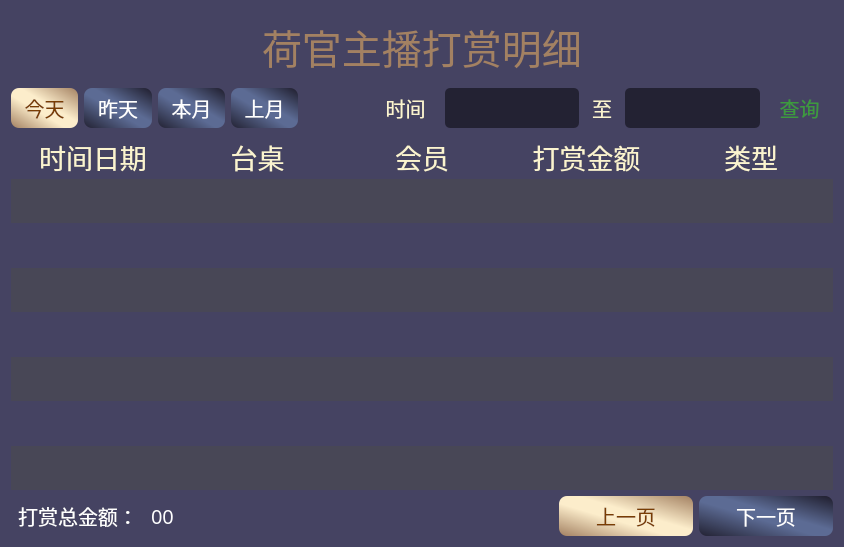
<?xml version="1.0" encoding="UTF-8"?>
<ui version="4.0">
 <class>Live</class>
 <widget class="QWidget" name="Live">
  <property name="geometry">
   <rect>
    <x>0</x>
    <y>0</y>
    <width>844</width>
    <height>547</height>
   </rect>
  </property>
  <property name="windowTitle">
   <string>Form</string>
  </property>
  <property name="styleSheet">
   <string notr="true">background-color: rgb(69, 67, 98);</string>
  </property>
  <layout class="QVBoxLayout" name="verticalLayout" stretch="1,1,5,1">
   <item>
    <layout class="QHBoxLayout" name="horizontalLayout" stretch="1,1,1">
     <item>
      <spacer name="horizontalSpacer">
       <property name="orientation">
        <enum>Qt::Horizontal</enum>
       </property>
       <property name="sizeHint" stdset="0">
        <size>
         <width>40</width>
         <height>20</height>
        </size>
       </property>
      </spacer>
     </item>
     <item>
      <widget class="QLabel" name="label">
       <property name="font">
        <font>
         <family>微软雅黑</family>
         <pointsize>30</pointsize>
        </font>
       </property>
       <property name="styleSheet">
        <string notr="true">background-color: transparent;
color: qlineargradient(spread:pad, x1:0, y1:1, x2:0, y2:0, stop:0 rgba(163, 129, 98, 255), stop:1 rgba(252, 237, 203, 255));</string>
       </property>
       <property name="text">
        <string>荷官主播打赏明细</string>
       </property>
       <property name="alignment">
        <set>Qt::AlignLeading|Qt::AlignLeft|Qt::AlignVCenter</set>
       </property>
      </widget>
     </item>
     <item>
      <spacer name="horizontalSpacer_2">
       <property name="orientation">
        <enum>Qt::Horizontal</enum>
       </property>
       <property name="sizeHint" stdset="0">
        <size>
         <width>40</width>
         <height>20</height>
        </size>
       </property>
      </spacer>
     </item>
    </layout>
   </item>
   <item>
    <layout class="QHBoxLayout" name="horizontalLayout_2" stretch="2,2,2,2,2,2,4,1,4,2">
     <item>
      <widget class="QPushButton" name="pu_today">
       <property name="minimumSize">
        <size>
         <width>0</width>
         <height>40</height>
        </size>
       </property>
       <property name="font">
        <font>
         <family>方正粗黑宋简体</family>
         <pointsize>15</pointsize>
        </font>
       </property>
       <property name="styleSheet">
        <string notr="true">background-color: qlineargradient(spread:pad, x1:1, y1:0, x2:0, y2:1, stop:0 rgba(163, 129, 98, 255), stop:0.431818 rgba(252, 237, 203, 255), stop:0.590909 rgba(252, 237, 203, 255), stop:1 rgba(163, 129, 98, 255));
border-radius: 8px;
color: rgb(121, 61, 3);</string>
       </property>
       <property name="text">
        <string>今天</string>
       </property>
      </widget>
     </item>
     <item>
      <widget class="QPushButton" name="pu_yesterday">
       <property name="minimumSize">
        <size>
         <width>0</width>
         <height>40</height>
        </size>
       </property>
       <property name="font">
        <font>
         <family>方正粗黑宋简体</family>
         <pointsize>15</pointsize>
        </font>
       </property>
       <property name="styleSheet">
        <string notr="true">background-color: qlineargradient(spread:reflect, x1:0, y1:1, x2:1, y2:0, stop:0 rgba(35, 34, 51, 255), stop:0.4375 rgba(92, 107, 148, 255), stop:0.568182 rgba(92, 107, 148, 255), stop:0.971591 rgba(35, 34, 51, 255), stop:1 rgba(35, 34, 51, 255));
border-radius: 8px;
color: rgb(255, 255, 255);</string>
       </property>
       <property name="text">
        <string>昨天</string>
       </property>
      </widget>
     </item>
     <item>
      <widget class="QPushButton" name="pu_now_month">
       <property name="minimumSize">
        <size>
         <width>0</width>
         <height>40</height>
        </size>
       </property>
       <property name="font">
        <font>
         <family>方正粗黑宋简体</family>
         <pointsize>15</pointsize>
        </font>
       </property>
       <property name="styleSheet">
        <string notr="true">background-color: qlineargradient(spread:reflect, x1:0, y1:1, x2:1, y2:0, stop:0 rgba(35, 34, 51, 255), stop:0.4375 rgba(92, 107, 148, 255), stop:0.568182 rgba(92, 107, 148, 255), stop:0.971591 rgba(35, 34, 51, 255), stop:1 rgba(35, 34, 51, 255));
border-radius: 8px;
color: rgb(255, 255, 255);</string>
       </property>
       <property name="text">
        <string>本月</string>
       </property>
      </widget>
     </item>
     <item>
      <widget class="QPushButton" name="pu_front_month">
       <property name="minimumSize">
        <size>
         <width>0</width>
         <height>40</height>
        </size>
       </property>
       <property name="font">
        <font>
         <family>方正粗黑宋简体</family>
         <pointsize>15</pointsize>
        </font>
       </property>
       <property name="styleSheet">
        <string notr="true">background-color: qlineargradient(spread:reflect, x1:0, y1:1, x2:1, y2:0, stop:0 rgba(35, 34, 51, 255), stop:0.4375 rgba(92, 107, 148, 255), stop:0.568182 rgba(92, 107, 148, 255), stop:0.971591 rgba(35, 34, 51, 255), stop:1 rgba(35, 34, 51, 255));
border-radius: 8px;
color: rgb(255, 255, 255);</string>
       </property>
       <property name="text">
        <string>上月</string>
       </property>
      </widget>
     </item>
     <item>
      <spacer name="horizontalSpacer_3">
       <property name="orientation">
        <enum>Qt::Horizontal</enum>
       </property>
       <property name="sizeHint" stdset="0">
        <size>
         <width>40</width>
         <height>20</height>
        </size>
       </property>
      </spacer>
     </item>
     <item>
      <widget class="QLabel" name="label_2">
       <property name="font">
        <font>
         <family>方正粗黑宋简体</family>
         <pointsize>15</pointsize>
        </font>
       </property>
       <property name="styleSheet">
        <string notr="true">background-color: transparent;
color: rgb(251, 244, 207);
</string>
       </property>
       <property name="text">
        <string>时间</string>
       </property>
       <property name="alignment">
        <set>Qt::AlignCenter</set>
       </property>
      </widget>
     </item>
     <item>
      <widget class="QLineEdit" name="lineEdit">
       <property name="minimumSize">
        <size>
         <width>0</width>
         <height>40</height>
        </size>
       </property>
       <property name="styleSheet">
        <string notr="true">background-color: rgb(35, 34, 51);
border-radius: 5px;
border: 3px;
color: rgb(255, 255, 255);</string>
       </property>
       <property name="alignment">
        <set>Qt::AlignCenter</set>
       </property>
      </widget>
     </item>
     <item>
      <widget class="QLabel" name="label_3">
       <property name="font">
        <font>
         <family>方正粗黑宋简体</family>
         <pointsize>15</pointsize>
        </font>
       </property>
       <property name="styleSheet">
        <string notr="true">background-color: transparent;
color: rgb(251, 244, 207);
</string>
       </property>
       <property name="text">
        <string>至</string>
       </property>
       <property name="alignment">
        <set>Qt::AlignCenter</set>
       </property>
      </widget>
     </item>
     <item>
      <widget class="QLineEdit" name="lineEdit_2">
       <property name="minimumSize">
        <size>
         <width>0</width>
         <height>40</height>
        </size>
       </property>
       <property name="styleSheet">
        <string notr="true">background-color: rgb(35, 34, 51);
border-radius: 5px;
border: 3px;
color: rgb(255, 255, 255);</string>
       </property>
       <property name="alignment">
        <set>Qt::AlignCenter</set>
       </property>
      </widget>
     </item>
     <item>
      <widget class="QPushButton" name="pushButton_5">
       <property name="minimumSize">
        <size>
         <width>0</width>
         <height>40</height>
        </size>
       </property>
       <property name="font">
        <font>
         <family>方正粗黑宋简体</family>
         <pointsize>15</pointsize>
        </font>
       </property>
       <property name="styleSheet">
        <string notr="true">color: rgb(61, 154, 61);
background-color: transparent;
border-radius: 1px;</string>
       </property>
       <property name="text">
        <string>查询</string>
       </property>
      </widget>
     </item>
    </layout>
   </item>
   <item>
    <layout class="QGridLayout" name="gridLayout">
     <property name="spacing">
      <number>0</number>
     </property>
     <item row="8" column="1">
      <widget class="QLabel" name="label_seven_deskNum">
       <property name="styleSheet">
        <string notr="true">background-color: rgb(72, 71, 86);
color: rgb(255, 255, 255);</string>
       </property>
       <property name="text">
        <string/>
       </property>
      </widget>
     </item>
     <item row="5" column="3">
      <widget class="QLabel" name="label_four_money">
       <property name="styleSheet">
        <string notr="true">background-color: transparent;
color: rgb(255, 255, 255);</string>
       </property>
       <property name="text">
        <string/>
       </property>
      </widget>
     </item>
     <item row="8" column="0">
      <widget class="QLabel" name="label_seven_creatime">
       <property name="styleSheet">
        <string notr="true">background-color: rgb(72, 71, 86);</string>
       </property>
       <property name="text">
        <string/>
       </property>
      </widget>
     </item>
     <item row="1" column="0">
      <widget class="QLabel" name="label_one_creatime">
       <property name="styleSheet">
        <string notr="true">background-color: rgb(72, 71, 86);
color: rgb(255, 255, 255);</string>
       </property>
       <property name="text">
        <string/>
       </property>
      </widget>
     </item>
     <item row="6" column="4">
      <widget class="QLabel" name="label_31">
       <property name="styleSheet">
        <string notr="true">background-color: rgb(72, 71, 86);
color: rgb(255, 255, 255);</string>
       </property>
       <property name="text">
        <string/>
       </property>
      </widget>
     </item>
     <item row="1" column="4">
      <widget class="QLabel" name="label_14">
       <property name="styleSheet">
        <string notr="true">background-color: rgb(72, 71, 86);
color: rgb(255, 255, 255);</string>
       </property>
       <property name="text">
        <string/>
       </property>
      </widget>
     </item>
     <item row="2" column="1">
      <widget class="QLabel" name="label_two_deskNum">
       <property name="styleSheet">
        <string notr="true">background-color: transparent;
color: rgb(255, 255, 255);</string>
       </property>
       <property name="text">
        <string/>
       </property>
      </widget>
     </item>
     <item row="4" column="0">
      <widget class="QLabel" name="label_three_creatime">
       <property name="styleSheet">
        <string notr="true">background-color: rgb(72, 71, 86);</string>
       </property>
       <property name="text">
        <string/>
       </property>
      </widget>
     </item>
     <item row="5" column="4">
      <widget class="QLabel" name="label_30">
       <property name="styleSheet">
        <string notr="true">background-color: transparent;
color: rgb(255, 255, 255);</string>
       </property>
       <property name="text">
        <string/>
       </property>
      </widget>
     </item>
     <item row="1" column="2">
      <widget class="QLabel" name="label_12">
       <property name="styleSheet">
        <string notr="true">background-color: rgb(72, 71, 86);
color: rgb(255, 255, 255);</string>
       </property>
       <property name="text">
        <string/>
       </property>
      </widget>
     </item>
     <item row="2" column="0">
      <widget class="QLabel" name="label_two_creatime">
       <property name="styleSheet">
        <string notr="true">background-color: transparent;
color: rgb(255, 255, 255);</string>
       </property>
       <property name="text">
        <string/>
       </property>
      </widget>
     </item>
     <item row="0" column="2">
      <widget class="QLabel" name="label_41">
       <property name="font">
        <font>
         <family>方正粗黑宋简体</family>
         <pointsize>20</pointsize>
        </font>
       </property>
       <property name="styleSheet">
        <string notr="true">background-color: transparent;
color: rgb(251, 244, 207);</string>
       </property>
       <property name="text">
        <string>会员</string>
       </property>
       <property name="alignment">
        <set>Qt::AlignCenter</set>
       </property>
      </widget>
     </item>
     <item row="8" column="4">
      <widget class="QLabel" name="label_38">
       <property name="styleSheet">
        <string notr="true">background-color: rgb(72, 71, 86);
color: rgb(255, 255, 255);</string>
       </property>
       <property name="text">
        <string/>
       </property>
      </widget>
     </item>
     <item row="4" column="4">
      <widget class="QLabel" name="label_29">
       <property name="styleSheet">
        <string notr="true">background-color: rgb(72, 71, 86);
color: rgb(255, 255, 255);</string>
       </property>
       <property name="text">
        <string/>
       </property>
      </widget>
     </item>
     <item row="1" column="3">
      <widget class="QLabel" name="label_one_money">
       <property name="styleSheet">
        <string notr="true">background-color: rgb(72, 71, 86);
color: rgb(255, 255, 255);</string>
       </property>
       <property name="text">
        <string/>
       </property>
      </widget>
     </item>
     <item row="7" column="2">
      <widget class="QLabel" name="label_33">
       <property name="styleSheet">
        <string notr="true">background-color: transparent;
color: rgb(255, 255, 255);</string>
       </property>
       <property name="text">
        <string/>
       </property>
      </widget>
     </item>
     <item row="6" column="0">
      <widget class="QLabel" name="label_five_creatime">
       <property name="styleSheet">
        <string notr="true">background-color: rgb(72, 71, 86);</string>
       </property>
       <property name="text">
        <string/>
       </property>
      </widget>
     </item>
     <item row="1" column="1">
      <widget class="QLabel" name="label_one_deskNum">
       <property name="styleSheet">
        <string notr="true">background-color: rgb(72, 71, 86);
color: rgb(255, 255, 255);</string>
       </property>
       <property name="text">
        <string/>
       </property>
      </widget>
     </item>
     <item row="0" column="0">
      <widget class="QLabel" name="label_39">
       <property name="font">
        <font>
         <family>方正粗黑宋简体</family>
         <pointsize>20</pointsize>
        </font>
       </property>
       <property name="styleSheet">
        <string notr="true">background-color: transparent;
color: rgb(251, 244, 207);</string>
       </property>
       <property name="text">
        <string>时间日期</string>
       </property>
       <property name="alignment">
        <set>Qt::AlignCenter</set>
       </property>
      </widget>
     </item>
     <item row="2" column="2">
      <widget class="QLabel" name="label_16">
       <property name="styleSheet">
        <string notr="true">background-color: transparent;
color: rgb(255, 255, 255);</string>
       </property>
       <property name="text">
        <string/>
       </property>
      </widget>
     </item>
     <item row="7" column="4">
      <widget class="QLabel" name="label_37">
       <property name="styleSheet">
        <string notr="true">background-color: transparent;
color: rgb(255, 255, 255);</string>
       </property>
       <property name="text">
        <string/>
       </property>
      </widget>
     </item>
     <item row="0" column="1">
      <widget class="QLabel" name="label_40">
       <property name="font">
        <font>
         <family>方正粗黑宋简体</family>
         <pointsize>20</pointsize>
        </font>
       </property>
       <property name="styleSheet">
        <string notr="true">background-color: transparent;
color: rgb(251, 244, 207);</string>
       </property>
       <property name="text">
        <string>台桌</string>
       </property>
       <property name="alignment">
        <set>Qt::AlignCenter</set>
       </property>
      </widget>
     </item>
     <item row="8" column="2">
      <widget class="QLabel" name="label_34">
       <property name="styleSheet">
        <string notr="true">background-color: rgb(72, 71, 86);
color: rgb(255, 255, 255);</string>
       </property>
       <property name="text">
        <string/>
       </property>
      </widget>
     </item>
     <item row="0" column="3">
      <widget class="QLabel" name="label_42">
       <property name="font">
        <font>
         <family>方正粗黑宋简体</family>
         <pointsize>20</pointsize>
        </font>
       </property>
       <property name="styleSheet">
        <string notr="true">background-color: transparent;
color: rgb(251, 244, 207);</string>
       </property>
       <property name="text">
        <string>打赏金额</string>
       </property>
       <property name="alignment">
        <set>Qt::AlignCenter</set>
       </property>
      </widget>
     </item>
     <item row="8" column="3">
      <widget class="QLabel" name="label_seven_money">
       <property name="styleSheet">
        <string notr="true">background-color: rgb(72, 71, 86);
color: rgb(255, 255, 255);</string>
       </property>
       <property name="text">
        <string/>
       </property>
      </widget>
     </item>
     <item row="4" column="3">
      <widget class="QLabel" name="label_three_money">
       <property name="styleSheet">
        <string notr="true">background-color: rgb(72, 71, 86);
color: rgb(255, 255, 255);</string>
       </property>
       <property name="text">
        <string/>
       </property>
      </widget>
     </item>
     <item row="7" column="0">
      <widget class="QLabel" name="label_six_creatime">
       <property name="styleSheet">
        <string notr="true">background-color: transparent;
color: rgb(255, 255, 255);</string>
       </property>
       <property name="text">
        <string/>
       </property>
      </widget>
     </item>
     <item row="6" column="2">
      <widget class="QLabel" name="label_25">
       <property name="styleSheet">
        <string notr="true">background-color: rgb(72, 71, 86);
color: rgb(255, 255, 255);</string>
       </property>
       <property name="text">
        <string/>
       </property>
      </widget>
     </item>
     <item row="0" column="4">
      <widget class="QLabel" name="label_43">
       <property name="font">
        <font>
         <family>方正粗黑宋简体</family>
         <pointsize>20</pointsize>
        </font>
       </property>
       <property name="styleSheet">
        <string notr="true">background-color: transparent;
color: rgb(251, 244, 207);</string>
       </property>
       <property name="text">
        <string>类型</string>
       </property>
       <property name="alignment">
        <set>Qt::AlignCenter</set>
       </property>
      </widget>
     </item>
     <item row="5" column="1">
      <widget class="QLabel" name="label_four_deskNum">
       <property name="styleSheet">
        <string notr="true">background-color: transparent;
color: rgb(255, 255, 255);</string>
       </property>
       <property name="text">
        <string/>
       </property>
      </widget>
     </item>
     <item row="2" column="4">
      <widget class="QLabel" name="label_18">
       <property name="styleSheet">
        <string notr="true">background-color: transparent;
color: rgb(255, 255, 255);</string>
       </property>
       <property name="text">
        <string/>
       </property>
      </widget>
     </item>
     <item row="6" column="1">
      <widget class="QLabel" name="label_five_deskNum">
       <property name="styleSheet">
        <string notr="true">background-color: rgb(72, 71, 86);
color: rgb(255, 255, 255);</string>
       </property>
       <property name="text">
        <string/>
       </property>
      </widget>
     </item>
     <item row="2" column="3">
      <widget class="QLabel" name="label_two_money">
       <property name="styleSheet">
        <string notr="true">background-color: transparent;
color: rgb(255, 255, 255);</string>
       </property>
       <property name="text">
        <string/>
       </property>
      </widget>
     </item>
     <item row="5" column="2">
      <widget class="QLabel" name="label_21">
       <property name="styleSheet">
        <string notr="true">background-color: transparent;
color: rgb(255, 255, 255);</string>
       </property>
       <property name="text">
        <string/>
       </property>
      </widget>
     </item>
     <item row="4" column="1">
      <widget class="QLabel" name="label_three_deskNum">
       <property name="styleSheet">
        <string notr="true">background-color: rgb(72, 71, 86);
color: rgb(255, 255, 255);</string>
       </property>
       <property name="text">
        <string/>
       </property>
      </widget>
     </item>
     <item row="6" column="3">
      <widget class="QLabel" name="label_five_money">
       <property name="styleSheet">
        <string notr="true">background-color: rgb(72, 71, 86);
color: rgb(255, 255, 255);</string>
       </property>
       <property name="text">
        <string/>
       </property>
      </widget>
     </item>
     <item row="7" column="3">
      <widget class="QLabel" name="label_six_money">
       <property name="styleSheet">
        <string notr="true">background-color: transparent;
color: rgb(255, 255, 255);</string>
       </property>
       <property name="text">
        <string/>
       </property>
      </widget>
     </item>
     <item row="4" column="2">
      <widget class="QLabel" name="label_26">
       <property name="styleSheet">
        <string notr="true">background-color: rgb(72, 71, 86);
color: rgb(255, 255, 255);</string>
       </property>
       <property name="text">
        <string/>
       </property>
      </widget>
     </item>
     <item row="5" column="0">
      <widget class="QLabel" name="label_four_creatime">
       <property name="styleSheet">
        <string notr="true">background-color: transparent;
color: rgb(255, 255, 255);</string>
       </property>
       <property name="text">
        <string/>
       </property>
      </widget>
     </item>
     <item row="7" column="1">
      <widget class="QLabel" name="label_six_deskNum">
       <property name="styleSheet">
        <string notr="true">background-color: transparent;
color: rgb(255, 255, 255);</string>
       </property>
       <property name="text">
        <string/>
       </property>
      </widget>
     </item>
    </layout>
   </item>
   <item>
    <layout class="QHBoxLayout" name="horizontalLayout_3" stretch="1,1,2,1,1">
     <item>
      <widget class="QLabel" name="label_44">
       <property name="font">
        <font>
         <family>方正粗黑宋简体</family>
         <pointsize>15</pointsize>
        </font>
       </property>
       <property name="styleSheet">
        <string notr="true">background-color: transparent;
color: rgb(255, 255, 255);</string>
       </property>
       <property name="text">
        <string>打赏总金额：</string>
       </property>
       <property name="alignment">
        <set>Qt::AlignCenter</set>
       </property>
      </widget>
     </item>
     <item>
      <widget class="QLabel" name="label_45">
       <property name="font">
        <font>
         <family>方正粗黑宋简体</family>
         <pointsize>15</pointsize>
        </font>
       </property>
       <property name="styleSheet">
        <string notr="true">background-color: transparent;
color: rgb(255, 255, 255);</string>
       </property>
       <property name="text">
        <string>00</string>
       </property>
       <property name="alignment">
        <set>Qt::AlignLeading|Qt::AlignLeft|Qt::AlignVCenter</set>
       </property>
      </widget>
     </item>
     <item>
      <spacer name="horizontalSpacer_4">
       <property name="orientation">
        <enum>Qt::Horizontal</enum>
       </property>
       <property name="sizeHint" stdset="0">
        <size>
         <width>40</width>
         <height>20</height>
        </size>
       </property>
      </spacer>
     </item>
     <item>
      <widget class="QPushButton" name="pushButton_6">
       <property name="minimumSize">
        <size>
         <width>0</width>
         <height>40</height>
        </size>
       </property>
       <property name="font">
        <font>
         <family>方正粗黑宋简体</family>
         <pointsize>15</pointsize>
        </font>
       </property>
       <property name="styleSheet">
        <string notr="true">background-color: qlineargradient(spread:pad, x1:1, y1:0, x2:0, y2:1, stop:0 rgba(163, 129, 98, 255), stop:0.431818 rgba(252, 237, 203, 255), stop:0.590909 rgba(252, 237, 203, 255), stop:1 rgba(163, 129, 98, 255));
border-radius: 8px;
color: rgb(121, 61, 3);</string>
       </property>
       <property name="text">
        <string>上一页</string>
       </property>
      </widget>
     </item>
     <item>
      <widget class="QPushButton" name="pushButton_7">
       <property name="minimumSize">
        <size>
         <width>0</width>
         <height>40</height>
        </size>
       </property>
       <property name="font">
        <font>
         <family>方正粗黑宋简体</family>
         <pointsize>15</pointsize>
        </font>
       </property>
       <property name="styleSheet">
        <string notr="true">background-color: qlineargradient(spread:reflect, x1:0, y1:1, x2:1, y2:0, stop:0 rgba(35, 34, 51, 255), stop:0.4375 rgba(92, 107, 148, 255), stop:0.568182 rgba(92, 107, 148, 255), stop:0.971591 rgba(35, 34, 51, 255), stop:1 rgba(35, 34, 51, 255));
border-radius: 8px;
color: rgb(255, 255, 255);</string>
       </property>
       <property name="text">
        <string>下一页</string>
       </property>
      </widget>
     </item>
    </layout>
   </item>
  </layout>
 </widget>
 <resources/>
 <connections/>
</ui>
